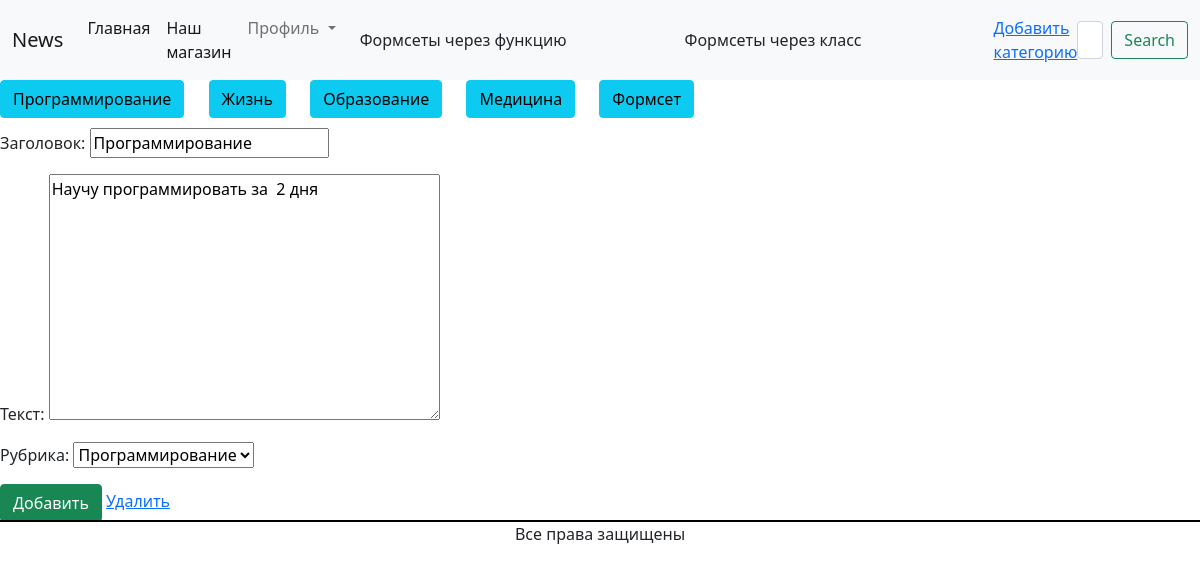
Screenshot of /news/post_change/1 (signed in) with the database file from the repository.
### news/models.py (models this page shows, shortened)
class Rubric(models.Model):
    name = models.CharField(max_length=20, db_index=True, unique=True, verbose_name='Название')
    def __str__(self):
        return self.name
    class Meta:
        verbose_name = 'Рубрика'
        verbose_name_plural = 'Рубрики'

class Post(models.Model):
    title = models.CharField(max_length=255, verbose_name='Заголовок')
    text = models.TextField(verbose_name='Текст')
    rubric = models.ForeignKey(Rubric, on_delete=models.PROTECT, verbose_name='Рубрика', related_name='posts')
    created_at = models.DateTimeField(auto_now_add=True, verbose_name='Дата создания')
    user = models.ForeignKey('AdvUser', on_delete=models.SET_NULL, verbose_name='Пользователь', null=True, blank=True)
    class Meta:
        verbose_name = 'Пост'
        verbose_name_plural = 'Посты'
        ordering = ['-created_at']

### news/views.py (the view)
# urls.py: path('post_change/<int:pk>', PostUpdateView.as_view(), name='post_change'),
class PostUpdateView(PostChangeMixin,UpdateView):
    model = Post
    template_name = 'news/post_change.html'
    fields = ['title', 'text', 'rubric']

### news/mixins.py (called while the page is built)
    def dispatch(self, request, *args, **kwargs):
        post_pk = kwargs.get('pk')
        post = Post.objects.get(pk=post_pk)
        if not request.user.is_authenticated:
            return self.handle_no_permission()
        elif post.user is None:
            if not request.user.is_staff:
                return self.handle_no_permission()
        elif post.user != request.user:
            return self.handle_no_permission()
        return super().dispatch(request, *args, **kwargs)

### news/templatetags/custom_tags.py (called while the page is built)
@register.simple_tag()
def rubric_all():
    return Rubric.objects.all()

### templates/news/post_change.html (shortened to what this page needs)
{% extends 'news/base.html' %}
{% block content %}
<form method="POST">
     {{ form.as_p }}
    <button type="submit" class="btn btn-success">Добавить</button>
    <a href="{% url 'post_delete' post.id%}">Удалить</a>
</form>
{% endblock %}

### templates/news/base.html (shortened to what this page needs)
{% load static %}
{% load custom_tags %}
<!doctype html>
<html lang="en">
<head>
    <link rel="stylesheet" type="text/css" href="{%static 'news/style.css'%}">
    <link href="https://cdn.jsdelivr.net/npm/bootstrap@5.1.3/dist/css/bootstrap.min.css" rel="stylesheet">
</head>
<body>
<nav class="navbar navbar-expand-lg navbar-light bg-light">
  <div class="container-fluid">
    <a class="navbar-brand" href="#">News</a>
    <div class="collapse navbar-collapse" id="navbarSupportedContent">
      <ul class="navbar-nav me-auto mb-2 mb-lg-0">
        <li class="nav-item">
          <a class="nav-link active" aria-current="page" href="{% url 'home' %}">Главная</a>
        </li>
          {%if user.is_authenticated%}
          <li class="nav-item">
          <a class="nav-link active" aria-current="page" href="{% url 'shop:home' %}">Наш магазин</a>
        </li>
          {%endif%}
        <li class="nav-item dropdown">
          {%if user.is_authenticated%}
          <a class="nav-link dropdown-toggle" href="#" id="navbarDropdown" role="button" data-bs-toggle="dropdown" aria-expanded="false">
            Профиль
          </a>
            </li>
          </ul>
        {%if request.user.username == 'admin'%}
        <a class="dropdown-item" href="{%url 'ass'%}">Формсеты через функцию</a>
        <a class="dropdown-item" href="{%url 'ass1'%}">Формсеты через класс</a>
        {%endif%}
      {%endif%}
        {%if request.user.is_staff%}
        <a href="{%url 'add_rubric'%}">Добавить категорию</a>
        {% endif %}
      <form class="d-flex" method="get" action="{% url 'search' %}" >
        <input class="form-control me-2" type="search" placeholder="Search" aria-label="Search" name="q">
        <button class="btn btn-outline-success" type="submit">Search</button>
      </form>
    </div>
  </div>
</nav>
<div class="rubric_class">
    {% rubric_all as rubrics %}
    {%for rubric in rubrics%}
<a href="{% url 'rubric_post' rubric.id%}" class="btn btn-info">{{rubric.name}}</a>
    {%endfor%}
</div>
{%block content%}
{%endblock%}
<footer class="footer_class">Все права защищены</footer>
</body>
</html>

### static/news/style.css (style rules this page uses)
.footer_class { text-align:center; outline: 2px solid #000; height: 100px; }
.rubric_class { word-spacing: 20px; border-bottom-width:10px; border-bottom-color: white; border-bottom-style: solid; }

### rows the page displays
Rubric: name "Программирование"
Rubric: name "Жизнь"
Rubric: name "Образование"
Rubric: name "Медицина"
Rubric: name "Формсет"
Post: title "Программирование", text "Научу программировать за 2 дня", rubric "Программирование"
